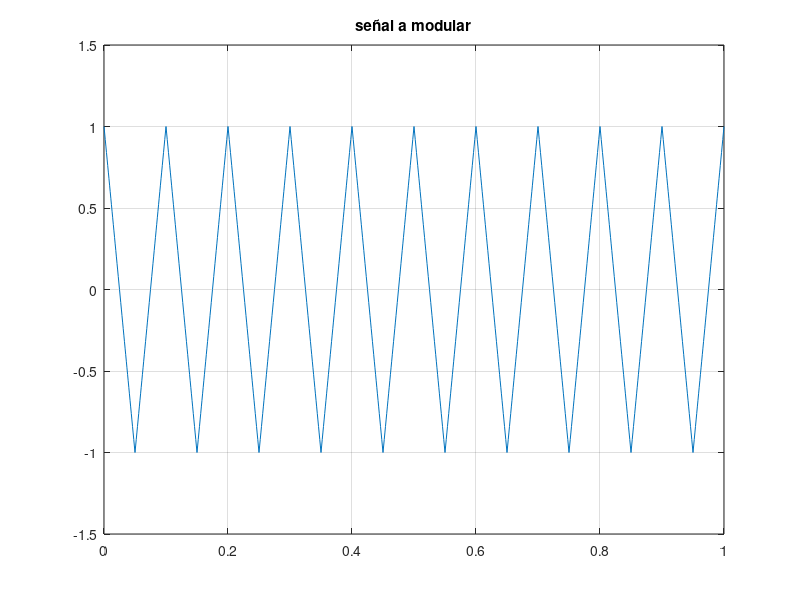
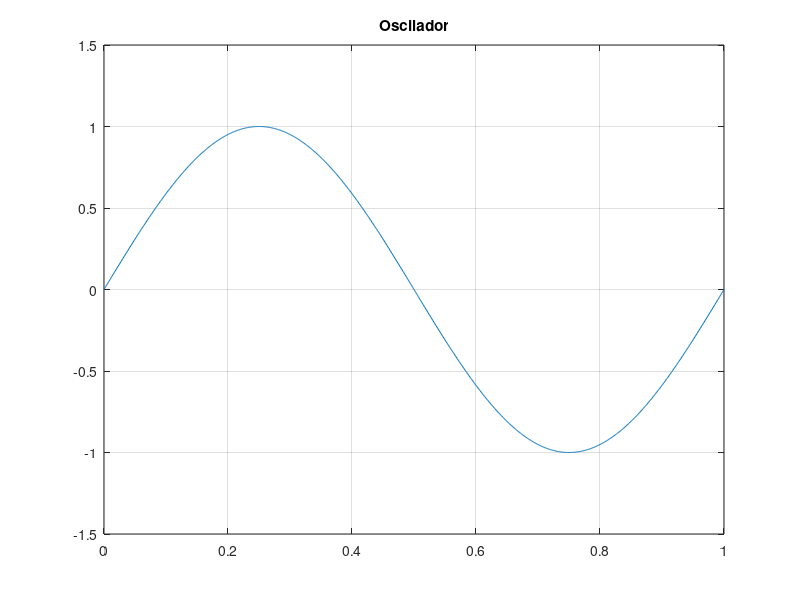
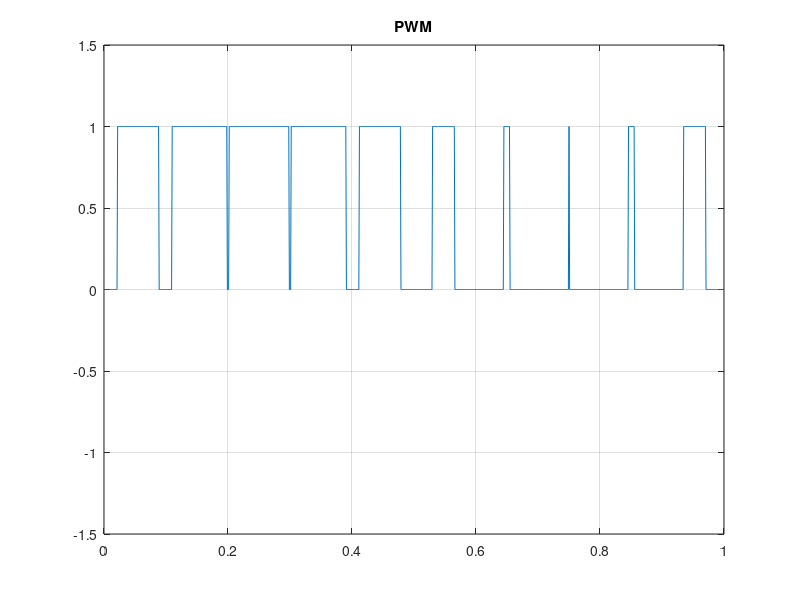

MATLAB code to generate these figures, in order:
% PWM Generador de señales
clc, clear, close all;
t=0:0.001:1; %Definición del intervalo
s=sawtooth(2*pi*10*t+pi,1/2); %Definición de la señal triangular
m=1*sin(2*pi*t); %Función a modular
n=length(s); %Cantidad de elementos de s
%Comparador
for i=1:n
    if (m(i)>=s(i))
        pwm(i)=1;
    elseif (m(i)<=s(i))
        pwm(i)=0;
    end
end


%Graficar señal triangular
figure
plot(t,s,LineWidth=2, Color='blue')
grid on
title('señal a modular')
axis([0 1 -1.5 1.5]);
%Graficar función a modular
figure
plot(t,m,LineWidth=2, Color='blue')
grid on
axis([0 1 -1.5 1.5]);
title('Oscilador')
%Graficar PWM
figure
plot(t,pwm,LineWidth=2, Color='blue')
%plot(t,pwm,'-g',t,m,'--r',t,s,'--b');
grid on;
title('PWM')
axis([0 1 -1.5 1.5]);